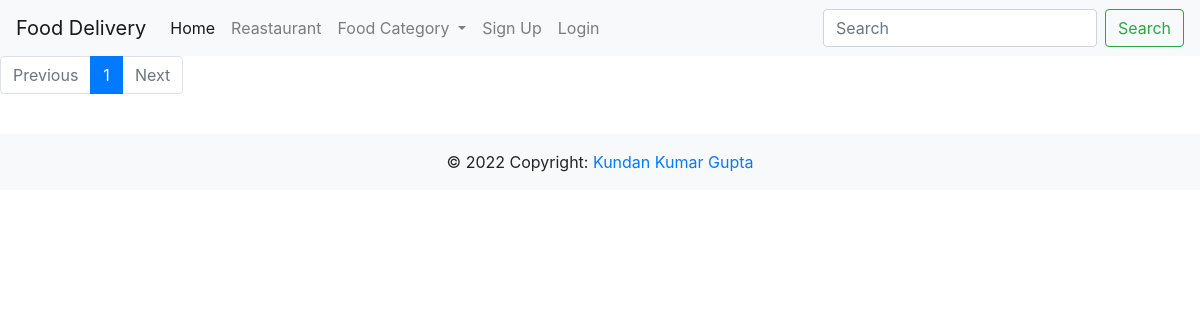
Page /restaurant/view_all_food on the earlier database version.
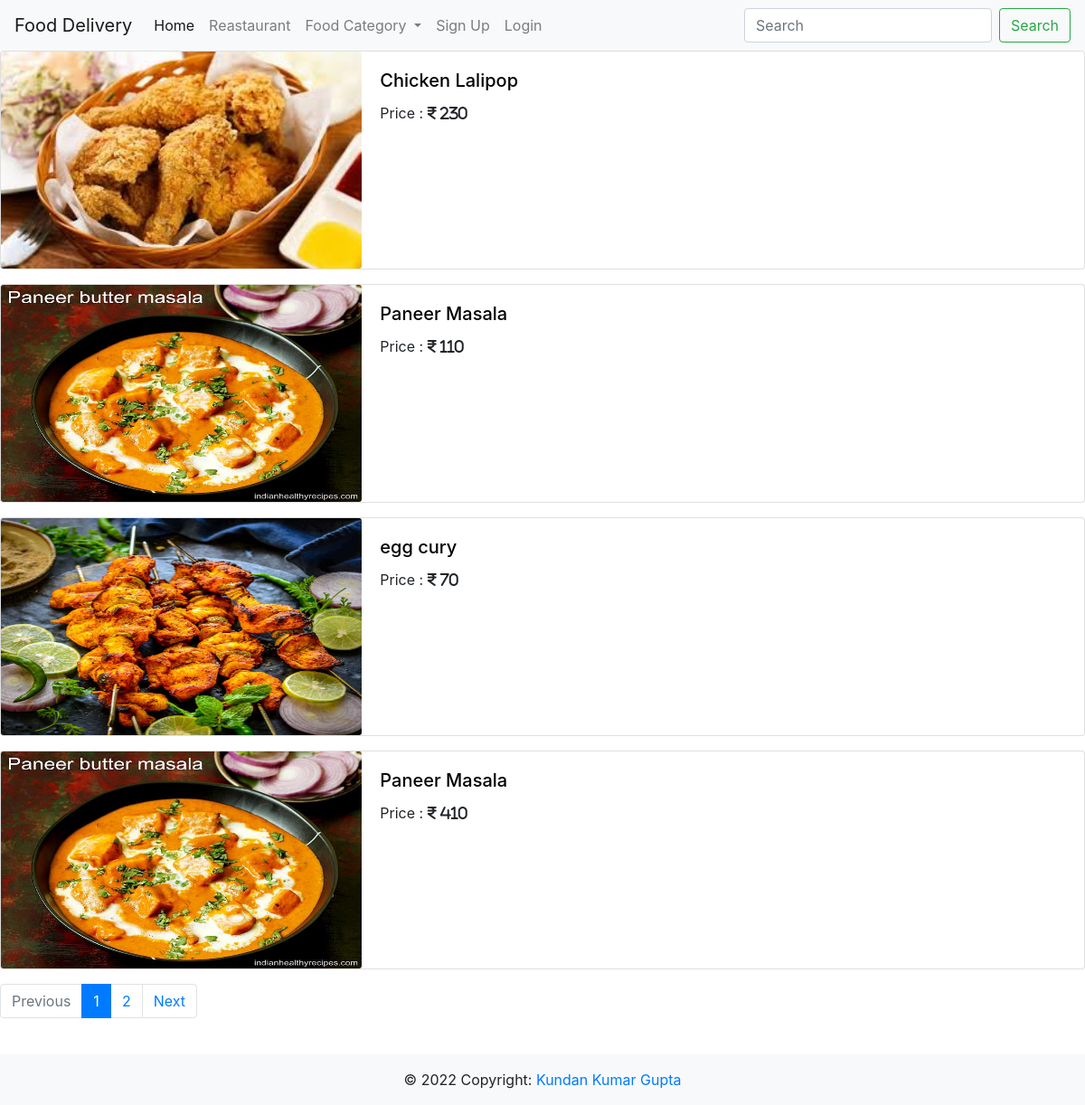
Same page on the later database version.
### reastaurant/models.py (models this page shows, shortened)
class Food(models.Model):
    name = models.CharField(max_length=100)
    price = models.IntegerField()
    image = models.ManyToManyField(Image)
    item = models.ForeignKey(Item, on_delete=models.CASCADE, related_name='food_items')

class Image(models.Model):
    image = models.ImageField(upload_to="img")

### reastaurant/views.py (the view)
# urls.py: path('view_all_food',views.view_all_food,name='view_all_food'),
def view_all_food(request):
    try:
        foods = Food.objects.all().order_by('id')
        paginator = Paginator(foods, 4)
        page_number = request.GET.get('page')
        page_obj = paginator.get_page(page_number)
        return render(request,'foods.html',context={"page_obj":page_obj})
    except Exception as ex:
        logging.warning(ex)
        return render(request,'error.html')

### reastaurant/templates/foods.html
{% extends 'base.html' %}
{% block content %}
    {% for page in page_obj %}
    <div class="card mb-3">
        <div class="row no-gutters">
          <div class="col-md-4">
            <a href="{% url 'reastaurent:food' page.id %}"><img src="{{page.image.all.0.image.url}}" class="card-img" style="max-height: 240px;" alt="..."></a>
          </div>
          <div class="col-md-8">
            <div class="card-body">
                <a href="" class ="text-decoration-none" style="color:black;" ><h5 class="card-title">{{page.name}} </h5></a>
                <p class="card-text">Price : <i class="fa fa-inr" aria-hidden="true"> {{page.price}} </i></p>
            </div>
          </div>
        </div>
      </div>
    {% endfor %}
    <nav aria-label="...">
        <ul class="pagination">
            {% if page_obj.has_previous  %}
                <li class="page-item">
                    <a class="page-link" href="?page={{page_obj.previous_page_number}}" tabindex="-1">Previous</a>
                </li>
                <li class="page-item"><a class="page-link" href="#"> {{ page_obj.number | add:"-1" }} </a></li>
            {% else %}
                <li class="page-item disabled">
                    <a class="page-link" href="#" tabindex="-1">Previous</a>
                </li>
            {% endif %}
          <li class="page-item active">
            <a class="page-link" href="#">{{ page_obj.number }} <span class="sr-only">(current)</span></a>
          </li>
          {% if page_obj.has_next %}
            <li class="page-item"><a class="page-link" href="#">{{ page_obj.number | add:"1"}}</a></li>
            <li class="page-item">
                <a class="page-link" href="?page={{page_obj.next_page_number}}">Next</a>
            </li>
          {% else %}
            <li class="page-item disabled">
                <a class="page-link" href="#">Next</a>
            </li>
          {%  endif %}
        </ul>
      </nav>
      {% endblock content %}

### templates/base.html (shortened to what this page needs)
<!doctype html>
{% load static %}
<html lang="en">
  <head>
    <link rel="stylesheet" href="{% static '/css/style.css' %}">
    <link rel="stylesheet" href="{% static '/css/restaurant.css' %}">
    <link rel="stylesheet" href="https://cdnjs.cloudflare.com/ajax/libs/font-awesome/6.2.1/css/all.min.css">
    <link rel="stylesheet" href="https://cdn.jsdelivr.net/npm/bootstrap@4.6.2/dist/css/bootstrap.min.css">
  </head>
  <body>
    {% include './include/navbar.html' %}
    {% block content %}
    {% endblock content %}
    {% include './include/footer.html' %}
  </body>
</html>

### templates/include/navbar.html (shortened to what this page needs)
{% load static %}
<nav class="navbar navbar-expand-lg navbar-light bg-light sticky-top">
    <a class="navbar-brand" href="{% url 'user:home' %}">Food Delivery</a>
    <div class="collapse navbar-collapse" id="navbarNavDropdown">
      <ul class="navbar-nav">
        <li class="nav-item active">
          <a class="nav-link" href="{% url 'user:home' %}">Home <span class="sr-only">(current)</span></a>
        </li>
        <li class="nav-item">
          <a class="nav-link" href="{% url 'reastaurent:restaurant_all' %}">Reastaurant</a>
        </li>
        <li class="nav-item dropdown">
          <a class="nav-link dropdown-toggle" href="#" id="navbarDropdownMenuLink" data-toggle="dropdown" aria-haspopup="true" aria-expanded="false">
            Food Category
          </a>
        </li>
        {% if  request.user.is_authenticated %}
        </ul>
        <ul class="navbar-nav ml-auto">
          <li class="nav-item">
            <a href="{% url 'reastaurent:cart' %}" class="nav-link">{{request.user.all_cart_food.all.count}} <i class="fas fa-shopping-cart"></i></a>
          </li>
          <li class="nav-item">
            <a class="nav-link" href="{% url 'user:profile' %}">Hi, {{request.user.first_name}}</a>
          </li>
          <li class="nav-item dropdown nav-user" style="margin-right:20px;">
            <a class="nav-link nav-user-img" href="#" id="navbarDropdownMenuLink2" data-toggle="dropdown" aria-haspopup="true" aria-expanded="false"><img src="{{request.user.image.url}}" alt="" height="25" class="user-avatar-md rounded-circle"></a>
            <div class="dropdown-menu dropdown-menu-right nav-user-dropdown" aria-labelledby="navbarDropdownMenuLink2">
                <a class="dropdown-item" href="{% url 'user:profile' %}"><i class="fas fa-user mr-2"></i>Profile</a>
                <a class="dropdown-item" href="{% url 'user:logout' %}" ><i class="fas fa-power-off mr-2"></i>Logout</a>
            </div>
          </li>
        </ul>
        {% else %}
          <li class="nav-item mr-auto" >
            <a class="nav-link" href="{% url 'user:signup' %}">Sign Up</a>
          </li>
          <li class="nav-item">
            <a class="nav-link" href="{% url 'user:login' %}">Login</a>
          </li>
        </ul>
        {% endif %}
    </div>
    <form class="form-inline my-2 my-lg-0">
      <input class="form-control mr-sm-2" type="search" placeholder="Search" aria-label="Search">
      <button class="btn btn-outline-success my-2 my-sm-0" type="submit">Search</button>
    </form>
  </nav>

### templates/include/footer.html
<br>
<footer class="page-footer font-small bg-light">
    <div class="footer-copyright text-center py-3">© 2022 Copyright:
      <a href="#"> Kundan Kumar Gupta</a>
    </div>
  </footer>

### static/css/style.css (style rules this page uses)
p.card-text { white-space: pre-wrap !important; }

Differences in the rows shown:
added Food: image.all.0.image (picture), name "Chicken Lalipop", price "230"
added Food: image.all.0.image (picture), name "Paneer Masala", price "110"
added Food: image.all.0.image (picture), name "egg cury", price "70"
added Food: image.all.0.image (picture), name "Paneer Masala", price "410"
Other differences:
{{ page_obj.number | add:"1" }}: (not shown) → "2"
